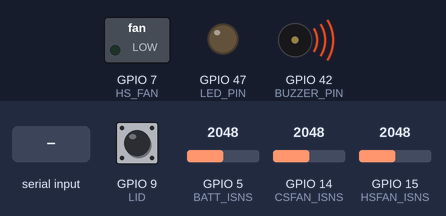
Bench run of a sketch on a simulated ESP32-S3. On the bench: switched loads named in the sketch (green lamp = pin HIGH), output pins drawn as LEDs (lit = HIGH), buzzer (waves = sounding, pin HIGH). The test bench sets the inputs (shaded band); at power-on: GPIO 5 (BATT_ISNS) = 2048, GPIO 9 (LID) HIGH, GPIO 14 (CSFAN_ISNS) = 2048, GPIO 15 (HSFAN_ISNS) = 2048. Pins used as bus, display or sensor lines are not drawn; what the sketch prints to the serial monitor is not drawn.

Above: at 0.1 s.
At 3.2 s:
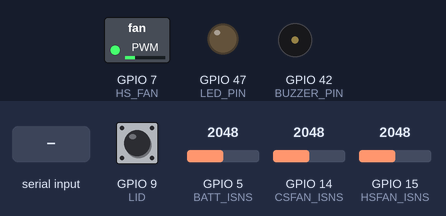
3.3 s: "90,45,200\n" received over the second serial link
4.8 s: "90,45\n" received over the second serial link
6.3 s: "0\n" received over the second serial link
Timing chart, 0 to 9.3 s (numbered marks = the images above; inputs shaded):
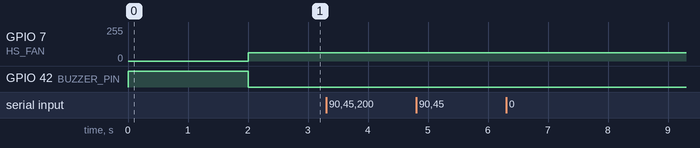

The sketch:

BOARD_1.ino
```cpp
const gpio_num_t LED_PIN = GPIO_NUM_47;     // Pin no 47
const gpio_num_t BUZZER_PIN = GPIO_NUM_42;  // Pin no 42
const gpio_num_t BATT_VSNS = GPIO_NUM_4;    // Pin no 4
const gpio_num_t HS_FAN = GPIO_NUM_7;       // Pin no 7
const gpio_num_t CS_FAN = GPIO_NUM_21;      // Pin no 21
const gpio_num_t LID = GPIO_NUM_9;          // Pin no 9
const gpio_num_t HSFAN_ISNS = GPIO_NUM_15;  // Pin no 15
const gpio_num_t CSFAN_ISNS = GPIO_NUM_14;  // Pin no 14
const gpio_num_t BATT_ISNS = GPIO_NUM_5;    // Pin no 5
const int HS_FAN_Channel = 1;               // Channel 1
const int resolution = 12;                  // Maximum resolution supported by ESP32 LEDC is 12 bits
const int HS_dutyCycle = 1000;              // Hot fan Duty cycle
const int freq = 5000;                      // 5kHz frequency
const int CS_FAN_Channel = 0;               // Channel 0
const int CS_dutyCycle = 1000;              // Cold fan Duty cycle
const float R1 = 10000;
const float R2 = 1000;
int LID_Count = 0;
unsigned long lidLowStartTime = 0;
bool lidWasLow = false;
String receivedData = "";
int Rec_TEC_DutyCycle, Rec_HSFAN_DutyCycle, Rec_CSFAN_DutyCycle;
const gpio_num_t RX_PIN = GPIO_NUM_18;
const gpio_num_t TX_PIN = GPIO_NUM_17;

HardwareSerial SerialPort(2);

void setup() {
  Serial.begin(115200);  // Initialize Serial communication
  SerialPort.begin(115200, SERIAL_8N1, RX_PIN, TX_PIN); // RX on GPIO18, TX on GPIO17
  pinMode(LED_PIN, OUTPUT);
  digitalWrite(LED_PIN, LOW);   // Ensure LED is initially off
  pinMode(BUZZER_PIN, OUTPUT);  // Initialize the buzzer pin as an output
  Buzzer();
  ledcSetup(HS_FAN_Channel, freq, resolution);  // configure HS_FAN PWM functionality
  ledcAttachPin(HS_FAN, HS_FAN_Channel);        // attach the channel
  ledcSetup(CS_FAN_Channel, freq, resolution);  // configure CS_FAN PWM functionality
  ledcAttachPin(CS_FAN, CS_FAN_Channel);        // attach the channel
  pinMode(LID, INPUT);
}

void Buzzer() {
  // Turn on the buzzer
  digitalWrite(BUZZER_PIN, HIGH);

  // Wait for 2 seconds
  delay(2000);

  // Turn off the buzzer
  digitalWrite(BUZZER_PIN, LOW);
}

void Buzzer_LID() {
  digitalWrite(BUZZER_PIN, HIGH);
  delay(500);
  digitalWrite(BUZZER_PIN, LOW);
}

float readBatteryVoltage() {
  int BATT_VSNS_adcValue = analogRead(BATT_VSNS);  // Read ADC value
  // Convert ADC value to voltage (assuming Vref=3.3V)
  float BATT_VSNS_voltage = BATT_VSNS_adcValue * (3.3 / 4095.0);
  float voltage = BATT_VSNS_voltage / (R2 / (R1 + R2));
  return voltage;
}

int calculateSOC(float voltage) {
  if (voltage <= 11.2) {
    return 1;
  } else if (voltage >= 16.4) {
    return 100;
  } else {
    return (int)((voltage - 11.2) / (16.4 - 11.2) * 99) + 1;
  }
}

bool HS_Fan() {
  ledcWrite(HS_FAN_Channel, HS_dutyCycle);
  Serial.println("HS fan is ON");
  // Check if the PWM signal is set
  int dutyCycleSet = ledcRead(HS_FAN_Channel);
  if (dutyCycleSet == HS_dutyCycle) {
    Serial.println("HS fan is working fine.");
    return true;
  } else {
    Serial.println("HS fan error: PWM signal not set correctly.");
    return false;
  }
}

bool CS_Fan() {
  ledcWrite(CS_FAN_Channel, CS_dutyCycle);
  Serial.println("CS fan is ON");
  // Check if the PWM signal is set
  int dutyCycleSet = ledcRead(CS_FAN_Channel);
  if (dutyCycleSet == CS_dutyCycle) {
    Serial.println("CS fan is working fine.");
    return true;
  } else {
    Serial.println("CS fan error: PWM signal not set correctly.");
    return false;
  }
}

void Current_values() {
  float Resistor = 0.005;

  int BATT_ISNS_adcValue = analogRead(BATT_ISNS);  // Read ADC value
  // Convert ADC value to voltage (assuming Vref=3.3V)
  float BATT_ISNS_voltage = BATT_ISNS_adcValue * (3.3 / 4095.0);
  float BATT_ISNS_VOLTAGE = BATT_ISNS_voltage / (R2 / (R1 + R2));
  float BATT_ISNS_CURRENT = BATT_ISNS_VOLTAGE / Resistor;
  Serial.print("BATT_ISNS_CURRENT : ");
  Serial.print(BATT_ISNS_CURRENT);
  Serial.println("A");
  SerialPort.print("BATT_ISNS_CURRENT : ");
  SerialPort.print(BATT_ISNS_CURRENT);
  SerialPort.println("A");

  int HSFAN_ISNS_adcValue = analogRead(HSFAN_ISNS);  // Read ADC value
  // Convert ADC value to voltage (assuming Vref=3.3V)
  float HSFAN_ISNS_voltage = HSFAN_ISNS_adcValue * (3.3 / 4095.0);
  float HSFAN_ISNS_VOLTAGE = HSFAN_ISNS_voltage / (R2 / (R1 + R2));
  float HSFAN_ISNS_CURRENT = HSFAN_ISNS_VOLTAGE / Resistor;
  Serial.print("HSFAN_ISNS_CURRENT : ");
  Serial.print(HSFAN_ISNS_CURRENT);
  Serial.println("A");
  SerialPort.print("HSFAN_ISNS_CURRENT : ");
  SerialPort.print(HSFAN_ISNS_CURRENT);
  SerialPort.println("A");

  int CSFAN_ISNS_adcValue = analogRead(CSFAN_ISNS);  // Read ADC value
  // Convert ADC value to voltage (assuming Vref=3.3V)
  float CSFAN_ISNS_voltage = CSFAN_ISNS_adcValue * (3.3 / 4095.0);
  float CSFAN_ISNS_VOLTAGE = CSFAN_ISNS_voltage / (R2 / (R1 + R2));
  float CSFAN_ISNS_CURRENT = CSFAN_ISNS_VOLTAGE / Resistor;
  Serial.print("CSFAN_ISNS_CURRENT : ");
  Serial.print(CSFAN_ISNS_CURRENT);
  Serial.println("A");
  SerialPort.print("CSFAN_ISNS_CURRENT : ");
  SerialPort.print(CSFAN_ISNS_CURRENT);
  SerialPort.println("A");
}

void processReceivedData() {
  Serial.print("Received Dutycycle Values: ");
  Serial.println(receivedData);

  // Convert the receivedData to a mutable character array
  char receivedCharArray[receivedData.length() + 1];
  receivedData.toCharArray(receivedCharArray, receivedData.length() + 1);

  // Split the received data into individual numbers
  int index = 0;
  char *token = strtok(receivedCharArray, ",");
  while (token != NULL && index < 3) {
    int value = atoi(token);
    if (index == 0) {
      Rec_TEC_DutyCycle = value;
    } else if (index == 1) {
      Rec_HSFAN_DutyCycle = value;
    } else if (index == 2) {
      Rec_CSFAN_DutyCycle = value;
    }
    index++;
    token = strtok(NULL, ",");
  }

  // Print received ADC values
  Serial.println("Received DutyCycle Values:");
  Serial.print("Rec_TEC_DutyCycle: ");
  Serial.println(Rec_TEC_DutyCycle);
  Serial.print("Rec_HSFAN_DutyCycle: ");
  Serial.println(Rec_HSFAN_DutyCycle);
  Serial.print("Rec_CSFAN_DutyCycle: ");
  Serial.println(Rec_CSFAN_DutyCycle);

  // Clear the receivedData for the next reading
  receivedData = "";
}

void loop() {
  float batteryVoltage = readBatteryVoltage();
  int soc = calculateSOC(batteryVoltage);

  if (soc >= 10) {
    if (HS_Fan()) {
      if (CS_Fan()) {
        while (digitalRead(LID) == HIGH) {
          lidWasLow = false;
          SerialPort.print("SOC : ");
          SerialPort.println(soc);
          Current_values();

          while (SerialPort.available()) {
            char incomingChar = SerialPort.read();
            if (incomingChar == '\n') {
              // End of the string, process the received data
              processReceivedData();
            } else {
              // Append the incoming character to the receivedData
              receivedData += incomingChar;
            }
          }
        }

        if (digitalRead(LID) == LOW) {
          if (!lidWasLow) {
            lidWasLow = true;
            lidLowStartTime = millis();
          }
          if (millis() - lidLowStartTime >= 20000) {
            Buzzer_LID();
            delay(3000);  // Wait for 3 seconds before the next beep
          }
        }
      }
    }
  } else {
    digitalWrite(LED_PIN, HIGH);
    delay(100);
    digitalWrite(LED_PIN, LOW);
    Serial.print("Connect charger");
  }
}
```
